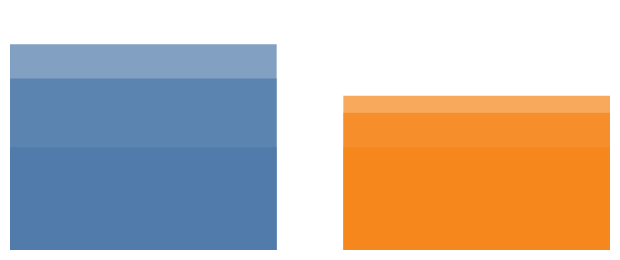

Vega-Lite specification stored for this chart:
### Vega specification from a JSON file in a GitHub repository (floating-point values rounded to 4 significant figures)
{"$schema": "https://vega.github.io/schema/vega/v6.json", "width": 300, "height": 120, "padding": 5, "autosize": "pad", "background": "white", "data": [{"name": "table", "values": [{"g": "a", "t": 1, "v": 10}, {"g": "a", "t": 2, "v": 20}, {"g": "b", "t": 1, "v": 5}, {"g": "b", "t": 3, "v": 15}, {"g": "a", "t": 3, "v": 30}, {"g": "b", "t": 2, "v": 25}], "transform": [{"type": "window", "sort": {"field": "t"}, "groupby": ["g"], "frame": [-1, 1], "fields": ["v", null, "v", "v"], "ops": ["sum", "row_number", "rank", "lead"], "params": [null, null, null, 1], "as": ["sum", "rn", "rank", "next"]}]}], "scales": [{"name": "x", "type": "band", "domain": {"data": "table", "field": "g"}, "range": "width", "paddingInner": 0.2}, {"name": "y", "type": "linear", "domain": [0, 70], "range": "height"}, {"name": "c", "type": "ordinal", "domain": {"data": "table", "field": "g"}, "range": "category"}], "marks": [{"type": "rect", "from": {"data": "table"}, "encode": {"update": {"x": {"scale": "x", "field": "g"}, "width": {"scale": "x", "band": 1}, "y": {"scale": "y", "field": "sum"}, "y2": {"scale": "y", "value": 0}, "fill": {"scale": "c", "field": "g"}, "fillOpacity": {"value": 0.7}}}}]}
